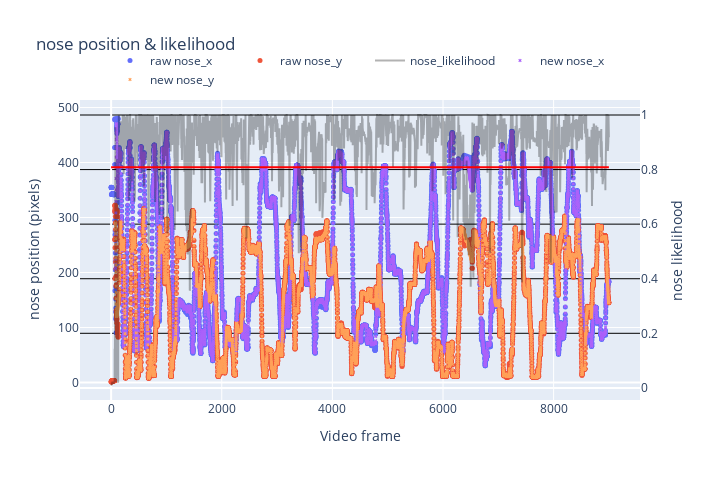

Notebook code cell kept with this figure:
### Code cell
# Create figure
fig = go.Figure()

# Add traces for raw data
for column in df_raw.columns:
    if bodypart in column:
        if 'likelihood' not in column:
            fig.add_trace(go.Scatter(x=df_raw.index, y=df_raw[column], mode='markers', name=f'raw {column}', marker=dict(symbol='circle', size=5)))
        else:
            fig.add_trace(go.Scatter(x=df_raw.index, y=df_raw[column], name=f'{column}', line=dict(color='black'), yaxis='y2',opacity=0.3))

# Add traces for smoothed data
for column in df_smooth.columns:
    if bodypart in column:
        if 'likelihood' not in column:
            fig.add_trace(go.Scatter(x=df_smooth.index, y=df_smooth[column], mode='markers', name=f'new {column}', marker=dict(symbol='x', size=3)))

# Plot the tolerance limit as the mean likelihood 
if llhd_tol == 'mean':
            limit = max(df_raw[f'{bodypart}_likelihood'].mean() * 0.9, 0.5)
else:
    limit = llhd_tol

# Update layout for secondary y-axis
fig.update_layout(
    xaxis=dict(title='Video frame'),
    yaxis=dict(title=f'{bodypart} position (pixels)'),
    yaxis2=dict(title=f'{bodypart} likelihood', 
                overlaying='y', 
                side='right',
                gridcolor='black'),
    title=f'{bodypart} position & likelihood',
    width=720,
    height=480,
    legend=dict(yanchor="bottom",
                y=1.02,
                xanchor="center",
                x=0.5,
                orientation="h"),
    shapes=[dict(type='line', 
                 x0=df_raw.index.min(), 
                 x1=df_raw.index.max(), 
                 y0=limit, 
                 y1=limit, 
                 line=dict(color='red', dash='solid'),
                 yref='y2')]
)

# Show plot
fig.show()

### Figure 1 — Plotly figure (JSON) as saved in the notebook; plotly's stock layout.template omitted (floating-point values rounded to 4 significant figures; data arrays with more than 128 entries replaced by an {"elided": "..."} marker saying what was removed)
{"data": [{"marker": {"size": 5, "symbol": "circle"}, "mode": "markers", "name": "raw nose_x", "type": "scatter", "x": {"elided": "9000 int values"}, "y": {"elided": "9000 float values"}}, {"marker": {"size": 5, "symbol": "circle"}, "mode": "markers", "name": "raw nose_y", "type": "scatter", "x": {"elided": "9000 int values"}, "y": {"elided": "9000 float values"}}, {"line": {"color": "black"}, "name": "nose_likelihood", "opacity": 0.3, "type": "scatter", "x": {"elided": "9000 int values"}, "y": {"elided": "9000 float values"}, "yaxis": "y2"}, {"marker": {"size": 3, "symbol": "x"}, "mode": "markers", "name": "new nose_x", "type": "scatter", "x": {"elided": "9000 int values"}, "y": {"elided": "9000 float values"}}, {"marker": {"size": 3, "symbol": "x"}, "mode": "markers", "name": "new nose_y", "type": "scatter", "x": {"elided": "9000 int values"}, "y": {"elided": "9000 float values"}}], "layout": {"height": 480, "legend": {"orientation": "h", "x": 0.5, "xanchor": "center", "y": 1.02, "yanchor": "bottom"}, "shapes": [{"line": {"color": "red", "dash": "solid"}, "type": "line", "x0": 0, "x1": 8999, "y0": 0.8081, "y1": 0.8081, "yref": "y2"}], "title": {"text": "nose position & likelihood"}, "width": 720, "xaxis": {"title": {"text": "Video frame"}}, "yaxis": {"title": {"text": "nose position (pixels)"}}, "yaxis2": {"gridcolor": "black", "overlaying": "y", "side": "right", "title": {"text": "nose likelihood"}}}}
